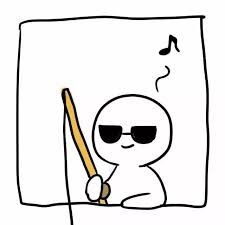
%> input picture ch2/resources/1.jpg, 225 x 225 px
$ octave imgtype.m   (GNU Octave 9; MATLAB toolbox functions it lacks are replaced by stand-ins)
%> lines starting %> are read from the running program, lines starting %| are printed output that depends on the picture; in (x1, y1, x2, y2) boxes, pixels count from 0 and x2, y2 are one past the last pixel; in counts of white or black regions, pixels touching at a corner belong together; the program's own positions count from 1
img='resources/1.jpg';
f=imread(img);
%> f is the input picture: size 225x225x3 uint8; mean R, G, B 231.5, 230.3, 229.6
g=mat2gray(f);     %归一化
gb=im2bw(g,0.5);    %二值图像
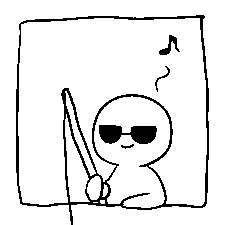
%> gb: size 225x225 logical; 91.1% white; 5 black regions, box (x1, y1, x2, y2) and area: (16, 15, 209, 225) 3461, (99, 125, 157, 144) 782, (159, 35, 180, 55) 152, (155, 66, 170, 92) 61, (121, 144, 134, 149) 30
figure;
imshowpair(f,gb,'montage');
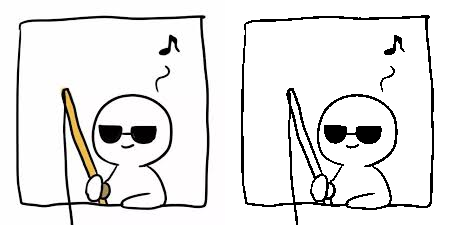
%> displayed picture: size 225x450x3, on the screen's scale of 0 to 255; mean R, G, B 231.9, 231.4, 231
